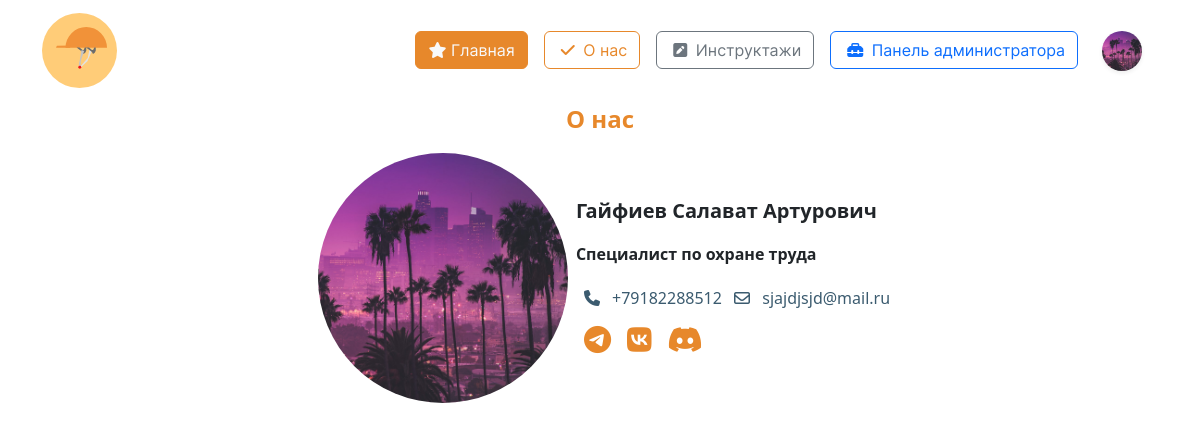
Page /about_us/ (signed in) on the committed database.
### initru/models.py (models this page shows, shortened)
class CustomUser(AbstractUser):  # custom user for Users with django
    gen = (
        ('m', 'Мужской'),
        ('j', 'Женский')
    )
    patronymic = models.CharField(
        'Отчество',
        max_length=250,
    )
    gender = models.CharField(
        'Пол', choices=gen,
        max_length=3, null=True,
    )
    birthday_date = models.DateField(
        'Дата рождения', null=True,
    )
    region  = models.ForeignKey(
        Region, on_delete=models.CASCADE,
        null=True, verbose_name='Регион',
    )
    city  = ChainedForeignKey(
        City,
        chained_field='region',
        chained_model_field="region",
        show_all=False,
        auto_choose=True,
        null=True,
        sort=True, verbose_name = 'Город')
    street  = models.ForeignKey(
        Street, on_delete=models.CASCADE,
        null=True, verbose_name='Улица',
    )
    house = models.IntegerField(
        "Номер дома", null=True,
    )
    flat = models.IntegerField(
        'Этаж', null=True,
    )
    avatar = models.ImageField(
        'Изображение пользователя',
        upload_to='images/users/',
        null=True,
        blank=True,
    )
    phone_number = models.CharField(
        'Номер телефона', max_length=20,unique=True,
        blank=False, null=True,
    )
    type_user  = models.ForeignKey(
        typeuser, on_delete=models.CASCADE,
        verbose_name='Тип пользователя', null=True,
    )
    groupStud  = models.ForeignKey(
        Groups, on_delete=models.CASCADE,
        verbose_name='Группа', null=True,
        blank=True
    )
    role  = models.ForeignKey(
        role, on_delete=models.CASCADE,
        null=True, verbose_name='Роль',
    )
    date_end = models.DateField(
        'Дата завершения зачисления',
        null=True,
    )

class role(models.Model):
    name_role = models.CharField(
        'Название роли',
        max_length=30
    )
    class Meta:
        verbose_name = 'Роль'
        verbose_name_plural = 'Роли'
    def __str__(self):
        return f'{self.name_role}'

### initru/views.py (the view)
# urls.py: path('about_us/', MainView.mainAboutPage, name='about'),
    def mainAboutPage(request):
        page_name = 'about.html'
        obj = CustomUser.objects.get(username='admin')
        return render(request, page_name, {'user':obj})

### initru/templates/about.html (shortened to what this page needs)
{% extends "./base.html" %}
{% load static %}
{% block content %}
<div class="container d-flex flex-column rounded mb-2" style = 'min-height: 60vh;'>
    <p class = 'fs-4 text-center fw-bold' style= 'color:#E7882B;'>О нас</p>
    <div class="d-flex align-items-center justify-content-center">
        <div class="mx-2" style = "
            width:250px;
            height:250px;
            background-image: url('{{user.avatar.url}}');
            background-size: cover;
            background-position: center;
            border-radius:100%;
        "></div>
        <div>
            <p class = 'fw-bold fs-5'>{{ user.last_name }} {{ user.first_name }} {{ user.patronymic }}</p>
            <p class = 'fw-bold'>{{ user.role }}</p>
            <a class = 'text-decoration-none mt-3' href="tel:89543214212" style = 'color:#3B5B6F;'> <i class="fa-solid fa-phone mx-2 mt-2"></i> {{ user.phone_number }}</a>
            <a class = 'text-decoration-none mt-3' href="mailto:saInstr@ya.ru"  style = 'color:#3B5B6F;'> <i class="fa-regular fa-envelope mx-2"></i> {{ user.email }}</a>
            <div class = 'd-flex  mt-2'>
                <a class = 'text-decoration-none fs-3 mx-2' href="#" style = 'color:#E7882B;'>
                    <i class="fa-brands fa-telegram"></i>
                </a>
                <a class = 'text-decoration-none fs-3 mx-2' href="#" style = 'color:#E7882B;'>
                    <i class="fa-brands fa-vk"></i>
                </a>
                <a class = 'text-decoration-none fs-3 mx-2' href="#" style = 'color:#E7882B;'>
                    <i class="fa-brands fa-discord"></i>
                </a>
            </div>
        </div>
    </div>
</div>
{% endblock %}

### initru/templates/base.html (shortened to what this page needs)
<!DOCTYPE html>
{% load static %}
<html lang="ru">
<head>
	<link rel="stylesheet" href="{% static 'css/bootstrap.min.css' %}">
	<link rel="stylesheet" href="{% static 'css/style.css' %}">
	<link href="{% static 'fontawesomefree/css/fontawesome.css' %}" rel="stylesheet" type="text/css">
	<link href="{% static 'fontawesomefree/css/brands.css' %}" rel="stylesheet" type="text/css">
	<link href="{% static 'fontawesomefree/css/solid.css' %}" rel="stylesheet" type="text/css">
</head>
<header>
	<nav class="navbar navbar-expand-lg" style="font-family: 'Inter-Regular';">
		<div class="container">
			<a href="{% url 'main' %}" class="navbar-brand">
				<img src="{% static 'images/logo.svg' %}" alt="logo" height="75">
			</a>
			<div class="collapse navbar-collapse justify-content-end align-items-center" id="navbarNav">
				<ul class="navbar-nav">
					<li class="nav-item">
						<a class="btn btn-orange m-2 text-light button-header" href="{% url 'main' %}"><i class="fa-solid fa-star"></i>
							Главная</a>
					</li>
					<li class="nav-item">
						<a class="btn btn-outline-orange m-2 button-header" href="{% url 'about' %}"><i
								class="fa-solid fa-check mx-1"></i> О нас</a>
					</li>
					{% if request.user.is_authenticated %}
						<li class="nav-item">
							<a class="btn btn-outline-secondary m-2 button-header" href="{% url 'brief' %}"><i
									class="fa-solid fa-square-pen mx-1"></i> Инструктажи</a>
						</li>
						{% if request.user.is_superuser %}
							<li class="nav-item">
								<a class="btn btn-outline-primary m-2 button-header" href="{% url 'admin:index' %}"><i
										class="fa-solid fa-toolbox mx-1"></i> Панель администратора</a>
							</li>
						{% endif %}
					{% endif %}
					{% if request.user.is_authenticated %}
					<div class='navbar d-flex justify-content-center'>
						{% if request.user.is_authenticated %}
						<div class="dropdown text-end d-flex mx-2">
							<a class="d-block link-dark text-decoration-none d-flex align-items-center" id="dropdownUser1" data-bs-toggle="dropdown" aria-expanded="false">
								<div class = 'rounded-circle mx-2 shadow-sm' style = '
									width: 40px;
									height: 40px;
									background-position: center;
									background-repeat: no-repeat;
									background-size: cover;
									background-clip: unset;
									background-image: url("{{ request.user.avatar.url }}");
								'></div>
							</a>
						</div>
						{% else %}
						<div class="dropdown text-end">
							<a href="{% url 'login' %}" class="d-block link-dark text-decoration-none">
								<img src="{% static 'images/startPage/user/user.svg' %}" alt="user">
							</a>
						</div>
						{% endif %}
					</div>
					{% else %}
					<li class="nav-item">
						<a href="{% url 'login' %}" class="nav-link">
							<img src="{% static 'images/startPage/user/user.svg' %}" alt="user">
						</a>
					</li>
					{% endif %}
				</ul>
			</div>
		</div>
	</nav>
</header>
<body>
	<main>
		{% block content %}
		{% endblock content %}
	</main>
</body>
</html>

### initru/static/css/style.css (style rules this page uses)
li { list-style-type: none; }

### rows in the picture
CustomUser: user.avatar (picture), avatar (picture), last_name "Гайфиев", first_name "Салават", patronymic "Артурович", role "Специалист по охране труда", phone_number "+79182288512", email "sjajdjsjd@mail.ru"
